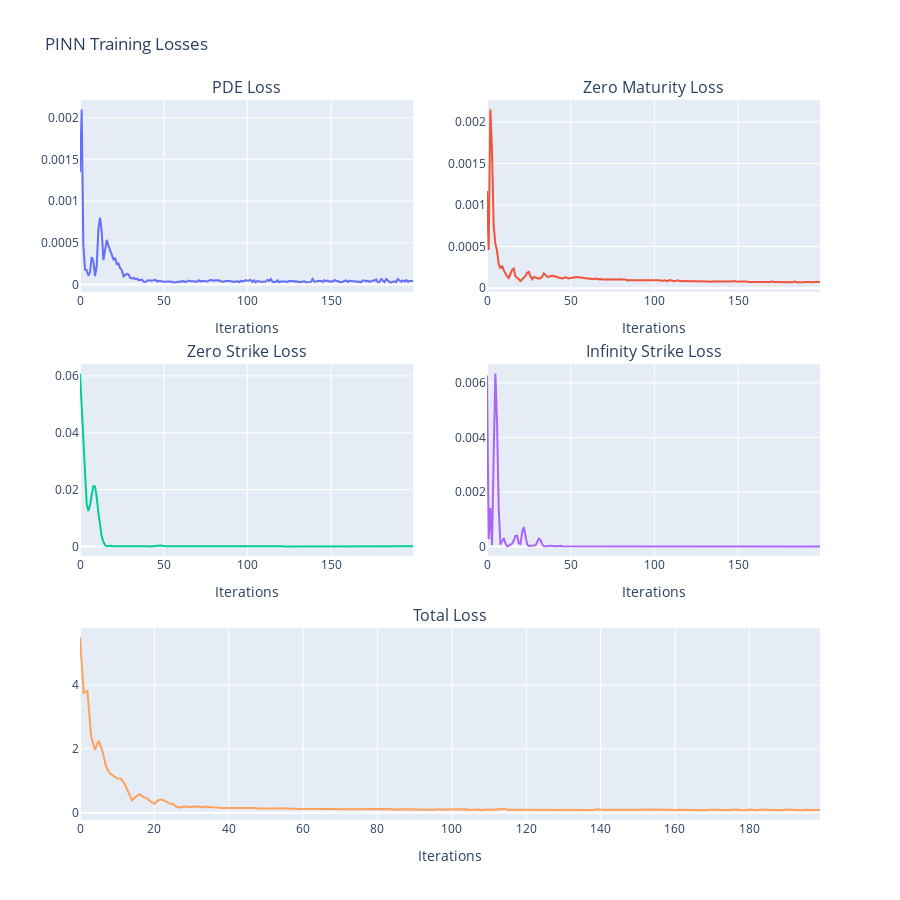

Notebook code for this chart:
### Code cell
hidden_dim = 64
n_layers = 8
batch_size = 100
pde_loss_coefficient = 650.0
maturity_zero_loss_coefficient = 800.0
strike_zero_loss_coefficient = 40.0
strike_infinity_loss_coefficient = 200.0
pre_train_learning_rate = 1e-3
fine_tune_learning_rate = 1e-4
pre_train_epochs = 200
fine_tune_epochs = 20
maturity_min = maturity_time_list.min()
maturity_max = maturity_time_list.max()
strike_min = strike_price_list.min()
strike_max = strike_price_list.max()
volatility_mean = np.mean(sampled_volatilities)
volatility_std = np.std(sampled_volatilities)
strike_infinity = 2.5
device = 'cpu'

# Initialize the DupirePINNTrainer class
trainer = DupirePINNTrainer(
    hidden_dim=hidden_dim,
    n_layers=n_layers,
    batch_size=batch_size,
    pde_loss_coefficient=pde_loss_coefficient,
    maturity_zero_loss_coefficient=maturity_zero_loss_coefficient,
    strike_zero_loss_coefficient=strike_zero_loss_coefficient,
    strike_infinity_loss_coefficient=strike_infinity_loss_coefficient,
    pre_train_learning_rate=pre_train_learning_rate,
    fine_tune_learning_rate=fine_tune_learning_rate,
    pre_train_epochs=pre_train_epochs,
    fine_tune_epochs=fine_tune_epochs,
    maturity_min=maturity_min,
    maturity_max=maturity_max,
    strike_min=strike_min,
    strike_max=strike_max,
    volatility_mean=volatility_mean,
    volatility_std=volatility_std,
    maturity_time_list=maturity_time_list,
    strike_price_list=strike_price_list,
    strike_std=strike_std,
    maturity_std=maturity_std,
    constant_volatility=constant_volatility,
    strike_infinity=strike_infinity,
    device=device
)

trainer.pre_train_with_sampling(
    smoothness_prior=smoothness_prior,
    experiment_name='test 1'
)

loss_history = pd.DataFrame(trainer.pre_train_loss_history)

# Create a subplot figure with 2x2 grid for individual losses, and a third row spanning the entire width for total loss
fig = make_subplots(
    rows=3, cols=2,
    subplot_titles=("PDE Loss", "Zero Maturity Loss", "Zero Strike Loss", "Infinity Strike Loss", "Total Loss"),
    specs=[[{'type': 'scatter'}, {'type': 'scatter'}],
           [{'type': 'scatter'}, {'type': 'scatter'}],
           [{'colspan': 2, 'type': 'scatter'}, None]],
    vertical_spacing=0.1,
    horizontal_spacing=0.1
)

# Add traces for individual losses
fig.add_trace(go.Scatter(x=loss_history.index, y=loss_history["PDE Loss"], mode="lines", name="PDE Loss"), row=1, col=1)
fig.add_trace(go.Scatter(x=loss_history.index, y=loss_history["Zero Maturity Loss"], mode="lines", name="Zero Maturity Loss"), row=1, col=2)
fig.add_trace(go.Scatter(x=loss_history.index, y=loss_history["Zero Strike Loss"], mode="lines", name="Zero Strike Loss"), row=2, col=1)
fig.add_trace(go.Scatter(x=loss_history.index, y=loss_history["Infinity Strike Loss"], mode="lines", name="Infinity Strike Loss"), row=2, col=2)

# Add a trace for the total loss spanning the entire third row
fig.add_trace(go.Scatter(x=loss_history.index, y=loss_history["Total Loss"], mode="lines", name="Total Loss"), row=3, col=1)

# Update the layout to include 'Iterations' as the x-axis name for each subplot
fig.update_xaxes(title_text="Iterations", row=1, col=1)
fig.update_xaxes(title_text="Iterations", row=1, col=2)
fig.update_xaxes(title_text="Iterations", row=2, col=1)
fig.update_xaxes(title_text="Iterations", row=2, col=2)
fig.update_xaxes(title_text="Iterations", row=3, col=1)  # The third row spans two columns

# Update the layout
fig.update_layout(height=900, width=900, title_text="PINN Training Losses", showlegend=False)

# Show the plot
fig.show()

### Figure 1 — Plotly figure (JSON) as saved in the notebook; plotly's stock layout.template omitted (floating-point values rounded to 4 significant figures; data arrays with more than 128 entries replaced by an {"elided": "..."} marker saying what was removed)
{"data": [{"mode": "lines", "name": "PDE Loss", "type": "scatter", "x": {"elided": "200 int values"}, "xaxis": "x", "y": {"elided": "200 float values"}, "yaxis": "y"}, {"mode": "lines", "name": "Zero Maturity Loss", "type": "scatter", "x": {"elided": "200 int values"}, "xaxis": "x2", "y": {"elided": "200 float values"}, "yaxis": "y2"}, {"mode": "lines", "name": "Zero Strike Loss", "type": "scatter", "x": {"elided": "200 int values"}, "xaxis": "x3", "y": {"elided": "200 float values"}, "yaxis": "y3"}, {"mode": "lines", "name": "Infinity Strike Loss", "type": "scatter", "x": {"elided": "200 int values"}, "xaxis": "x4", "y": {"elided": "200 float values"}, "yaxis": "y4"}, {"mode": "lines", "name": "Total Loss", "type": "scatter", "x": {"elided": "200 int values"}, "xaxis": "x5", "y": {"elided": "200 float values"}, "yaxis": "y5"}], "layout": {"annotations": [{"font": {"size": 16}, "showarrow": false, "text": "PDE Loss", "x": 0.225, "xanchor": "center", "xref": "paper", "y": 1, "yanchor": "bottom", "yref": "paper"}, {"font": {"size": 16}, "showarrow": false, "text": "Zero Maturity Loss", "x": 0.775, "xanchor": "center", "xref": "paper", "y": 1, "yanchor": "bottom", "yref": "paper"}, {"font": {"size": 16}, "showarrow": false, "text": "Zero Strike Loss", "x": 0.225, "xanchor": "center", "xref": "paper", "y": 0.6333, "yanchor": "bottom", "yref": "paper"}, {"font": {"size": 16}, "showarrow": false, "text": "Infinity Strike Loss", "x": 0.775, "xanchor": "center", "xref": "paper", "y": 0.6333, "yanchor": "bottom", "yref": "paper"}, {"font": {"size": 16}, "showarrow": false, "text": "Total Loss", "x": 0.5, "xanchor": "center", "xref": "paper", "y": 0.2667, "yanchor": "bottom", "yref": "paper"}], "height": 900, "showlegend": false, "title": {"text": "PINN Training Losses"}, "width": 900, "xaxis": {"anchor": "y", "domain": [0, 0.45], "title": {"text": "Iterations"}}, "xaxis2": {"anchor": "y2", "domain": [0.55, 1], "title": {"text": "Iterations"}}, "xaxis3": {"anchor": "y3", "domain": [0, 0.45], "title": {"text": "Iterations"}}, "xaxis4": {"anchor": "y4", "domain": [0.55, 1], "title": {"text": "Iterations"}}, "xaxis5": {"anchor": "y5", "domain": [0, 1], "title": {"text": "Iterations"}}, "yaxis": {"anchor": "x", "domain": [0.7333, 1]}, "yaxis2": {"anchor": "x2", "domain": [0.7333, 1]}, "yaxis3": {"anchor": "x3", "domain": [0.3667, 0.6333]}, "yaxis4": {"anchor": "x4", "domain": [0.3667, 0.6333]}, "yaxis5": {"anchor": "x5", "domain": [0, 0.2667]}}}
